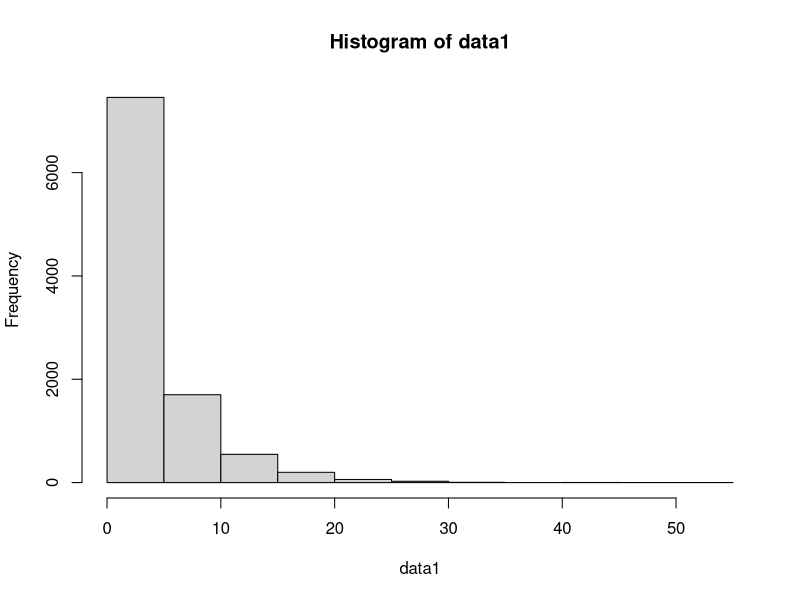

Source code (R): (Note: this script raises an error after producing the figure.)
#  =================== 1 ==================== 
x = 3
prob = 0.20

## a
dgeom(x, prob)

## b
n = 10000
data1 = rgeom(n, prob) ;data1
mean(data1 == 3)

## c


## d
hist(data1)

## e
mean(data1)
var(data1)

#  =================== 2 ====================  
x = 4
size = 20
prob = 0.2

## a
dbinom(x, size, prob) ;data2

## b
n = 100
data2 = rbinom(n, size, prob)
hist(data2)

## c
mean(data2)
var(data2)

#  =================== 3 ==================== 
x = 6
lambda = 4.5

## a
dpois(x, lambda)

## b
n = 365
data3 = rpois(n, lambda) ;data3
hist(data3)

## c


## d
mean(data3)
var(data3)

#  =================== 4 ==================== 
x = 2
df = 10

## a
dchisq(x, df)

## b
n = 100
data4 = rchisq(n, df) ;data4
hist(data4)

## c
mean(data4)
var(data4)

#  =================== 5 ==================== 
x = 3

## a
dexp(x)

## b
set.seed(1)
hist(rexp(10,3))
hist(rexp(100,3))
hist(rexp(1000,3))
hist(rexp(10000,3))

## c
n = 100
data5 = rexp(n, x)
mean(data5)
var(data5)

#  =================== 6 ====================
n = 100
mean = 50
sd = 8

## a
data5 = rnorm(n, mean, sd) ;data5

mean(data5)
x1 = 49
x2 = 50

z2 = (50-mean(data5))/sd(data5) ;z2
z1 = 1-((49-mean(data5))/sd(data5)) ;z1
z = z1 +z2 ;z

plot(data5, main = "Plot Data5", col = "blue", pch = 1)
## b
hist(data5, main = "5025201228_Arief Badrus Sholeh_Probstat_E_DNHistogram", breaks = 5, col = "blue")

## c
var(data5)
